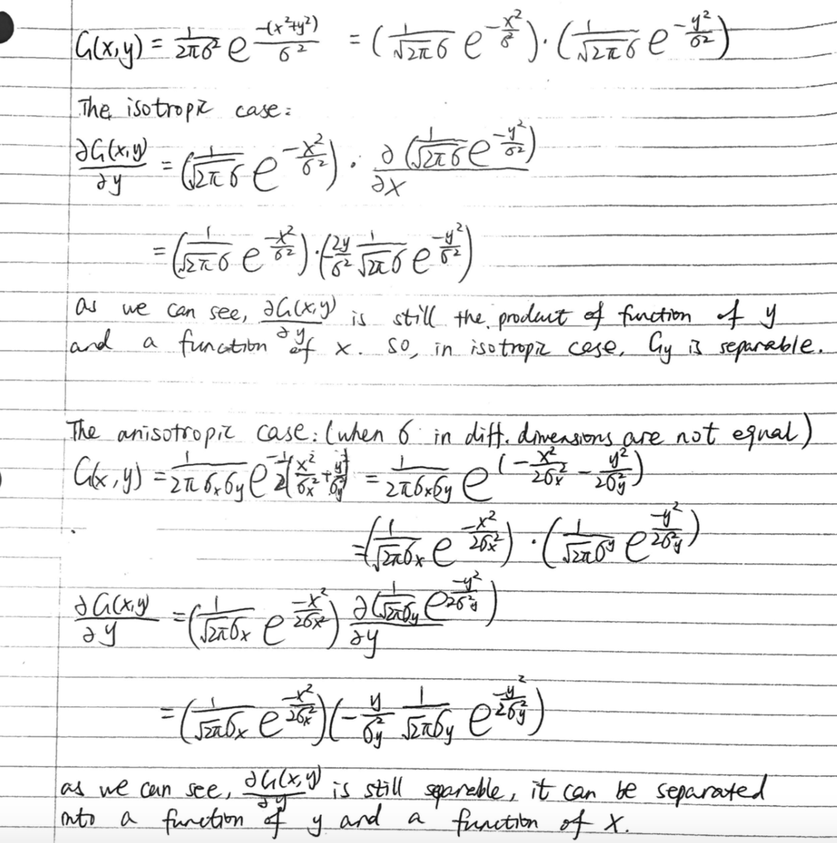
#> input picture CSC420/A1/Q2d.png, 837 x 843 px, shrunk from 1326 x 1334 before the run
$ python -i 'canny edge.py'   (imports and definitions only)
#> lines starting #> are read from the running program, lines starting #| are printed output that depends on the picture
import numpy as np
import cv2
from matplotlib import pyplot as plt
import scipy
import scipy.ndimage
import math

#Filter image with derivative of Gaussian (horizontal and vertical directions)
#Find magnitude and orientation of gradient
#Non-maximum suppression
#Linking and thresholding/hysteresis(NOT required)

# [50 lines left out: functions non_max_suppression, sobel_filters, not called in this run]

def magnitude_of_gradients(img):

    img=cv2.imread(img,cv2.IMREAD_GRAYSCALE)

    # Define kernel for x differences
    kx = np.array([[-1,0,1],[-2,0,2],[-1,0,1]],np.float32)

    # Define kernel for y differences
    ky = np.array([[1,2,1],[0,0,0],[-1,-2,-1]],np.float32)

    #x convolution
    x = ndimage.convolve(img,ky, mode='constant', cval=0.0)

    #y convolution
    y = ndimage.convolve(img,kx, mode='constant', cval=0.0)

    #result = math.sqrt(x*x + y*y)
    result = np.hypot(x, y)
    result = result / result.max() * 255

    #convert type int32 to type unit8
    result2 = np.array(result,dtype=np.uint8)

    #get the orientation of the gradient
    theta = np.arctan2(y, x)

    #cv2.imshow('result',result2)
    #cv2.waitKey(0)
    #cv2.destroyAllWindows()

    return (result2,thera)

def canny_detect(img):
    #'/Users/CYANG/Desktop/waldo.png'
#> called with img = 'Q2d.png'
    img=cv2.imread(img,cv2.IMREAD_GRAYSCALE)
#> img is the input picture: shape (843, 837); min 3, max 255, mean 240.7

    #first smooth the original image
    smoothed = scipy.ndimage.filters.gaussian_filter(img,3)
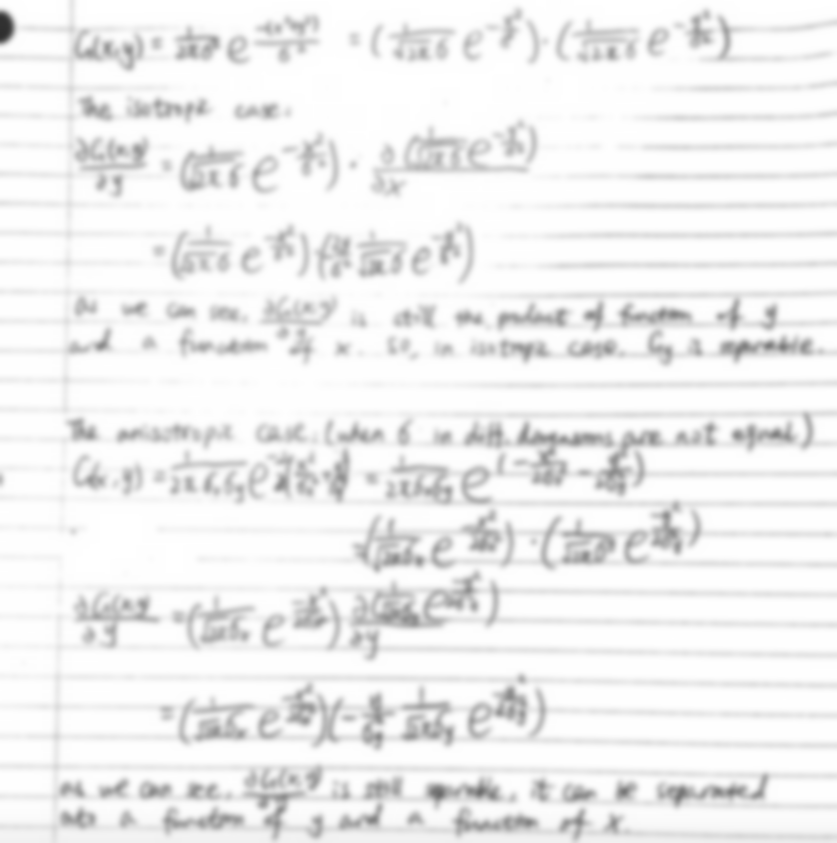
#> smoothed: shape (843, 837); min 46, max 255, mean 239.7

    #using the function written in Q3(a) to get the magnitude
    #and orientation of the image
    gradient, theta = magnitude_of_gradients(smoothed)
    img2 = non_max_suppression(gradient, theta)

    #convert type int32 to type unit8
    result = np.array(img2,dtype=np.uint8)

    result = result[:,:,::-1]
    cv2.imshow('image', result)
    cv2.imwrite("testresult.png",result)
    cv2.waitKey(0)
    cv2.destroyAllWindows()

    return result

#> (the run stopped early here; a loop or call above may not have finished)
